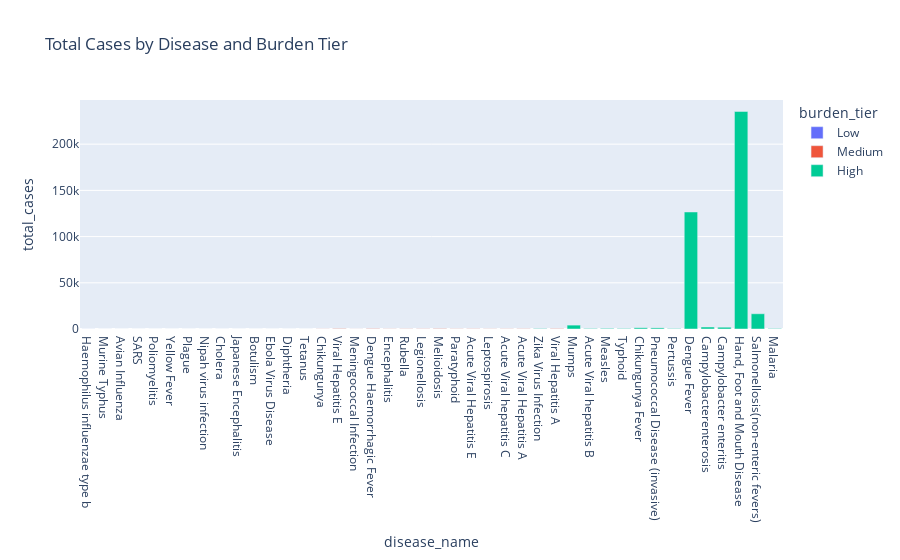

Here is the notebook cell this chart was saved with:
### Code cell
grouped_ai_values = (
    df_ai_cleaned
    .group_by(["disease_name", "burden_tier"])
    .agg(pl.sum("case_count").alias("total_cases"))
)

grouped_orig_values = (
    df_cleaned
    .group_by("disease")
    .agg(pl.sum("no._of_cases"))
    .sort("no._of_cases", descending=True)
)

# Interactive bar chart

def hover_bar_chart(df : pl.DataFrame, x: str, y: str, hover_data: dict, title: str, color: str = ""):
        
    fig = px.bar(
        df,
        x=x,
        y=y,
        color=color if color else None,  # same as hue
        hover_data=hover_data,
        title=title
    )
    fig.show()

hover_bar_chart(grouped_ai_values, "disease_name", "total_cases", {"total_cases": True, "disease_name": True, "burden_tier": True}, "Total Cases by Disease and Burden Tier", "burden_tier")
hover_bar_chart(grouped_orig_values, "disease", "no._of_cases", {"no._of_cases": True, "disease": True}, "Total Cases by Disease")

### Figure 1 — Plotly figure (JSON) as saved in the notebook; plotly's stock layout.template omitted (floating-point values rounded to 4 significant figures)
{"data": [{"alignmentgroup": "True", "customdata": [["Low"], ["Low"], ["Low"], ["Low"], ["Low"], ["Low"], ["Low"], ["Low"], ["Low"], ["Low"], ["Low"], ["Low"], ["Low"], ["Low"]], "hovertemplate": "burden_tier=%{customdata[0]}<br>disease_name=%{x}<br>total_cases=%{y}<extra></extra>", "legendgroup": "Low", "marker": {"color": "#636efa", "pattern": {"shape": ""}}, "name": "Low", "offsetgroup": "Low", "orientation": "v", "showlegend": true, "textposition": "auto", "type": "bar", "x": ["Haemophilus influenzae type b", "Murine Typhus", "Avian Influenza", "SARS", "Poliomyelitis", "Yellow Fever", "Plague", "Nipah virus infection", "Cholera", "Japanese Encephalitis", "Botulism", "Ebola Virus Disease", "Diphtheria", "Tetanus"], "xaxis": "x", "y": [53, 37, 1, 0, 0, 0, 0, 0, 19, 0, 3, 0, 2, 1], "yaxis": "y"}, {"alignmentgroup": "True", "customdata": [["Medium"], ["Medium"], ["Medium"], ["Medium"], ["Medium"], ["Medium"], ["Medium"], ["Medium"], ["Medium"], ["Medium"], ["Medium"], ["Medium"], ["Medium"], ["Medium"], ["Medium"]], "hovertemplate": "burden_tier=%{customdata[0]}<br>disease_name=%{x}<br>total_cases=%{y}<extra></extra>", "legendgroup": "Medium", "marker": {"color": "#EF553B", "pattern": {"shape": ""}}, "name": "Medium", "offsetgroup": "Medium", "orientation": "v", "showlegend": true, "textposition": "auto", "type": "bar", "x": ["Chikungunya", "Viral Hepatitis E", "Meningococcal Infection", "Dengue Haemorrhagic Fever", "Encephalitis", "Rubella", "Legionellosis", "Melioidosis", "Paratyphoid", "Acute Viral Hepatitis E", "Leptospirosis", "Acute Viral hepatitis C", "Acute Viral Hepatitis A", "Zika Virus Infection", "Viral Hepatitis A"], "xaxis": "x", "y": [114, 409, 64, 366, 161, 199, 205, 385, 198, 216, 162, 183, 248, 81, 377], "yaxis": "y"}, {"alignmentgroup": "True", "customdata": [["High"], ["High"], ["High"], ["High"], ["High"], ["High"], ["High"], ["High"], ["High"], ["High"], ["High"], ["High"], ["High"], ["High"]], "hovertemplate": "burden_tier=%{customdata[0]}<br>disease_name=%{x}<br>total_cases=%{y}<extra></extra>", "legendgroup": "High", "marker": {"color": "#00cc96", "pattern": {"shape": ""}}, "name": "High", "offsetgroup": "High", "orientation": "v", "showlegend": true, "textposition": "auto", "type": "bar", "x": ["Mumps", "Acute Viral hepatitis B", "Measles", "Typhoid", "Chikungunya Fever", "Pneumococcal Disease (invasive)", "Pertussis", "Dengue Fever", "Campylobacterenterosis", "Zika Virus Infection", "Campylobacter enteritis", "Hand, Foot and Mouth Disease", "Salmonellosis(non-enteric fevers)", "Malaria"], "xaxis": "x", "y": [4213, 547, 673, 537, 1348, 1203, 457, 126642, 2138, 454, 1914, 235409, 16497, 515], "yaxis": "y"}], "layout": {"barmode": "relative", "legend": {"title": {"text": "burden_tier"}, "tracegroupgap": 0}, "title": {"text": "Total Cases by Disease and Burden Tier"}, "xaxis": {"anchor": "y", "domain": [0, 1], "title": {"text": "disease_name"}}, "yaxis": {"anchor": "x", "domain": [0, 1], "title": {"text": "total_cases"}}}}
